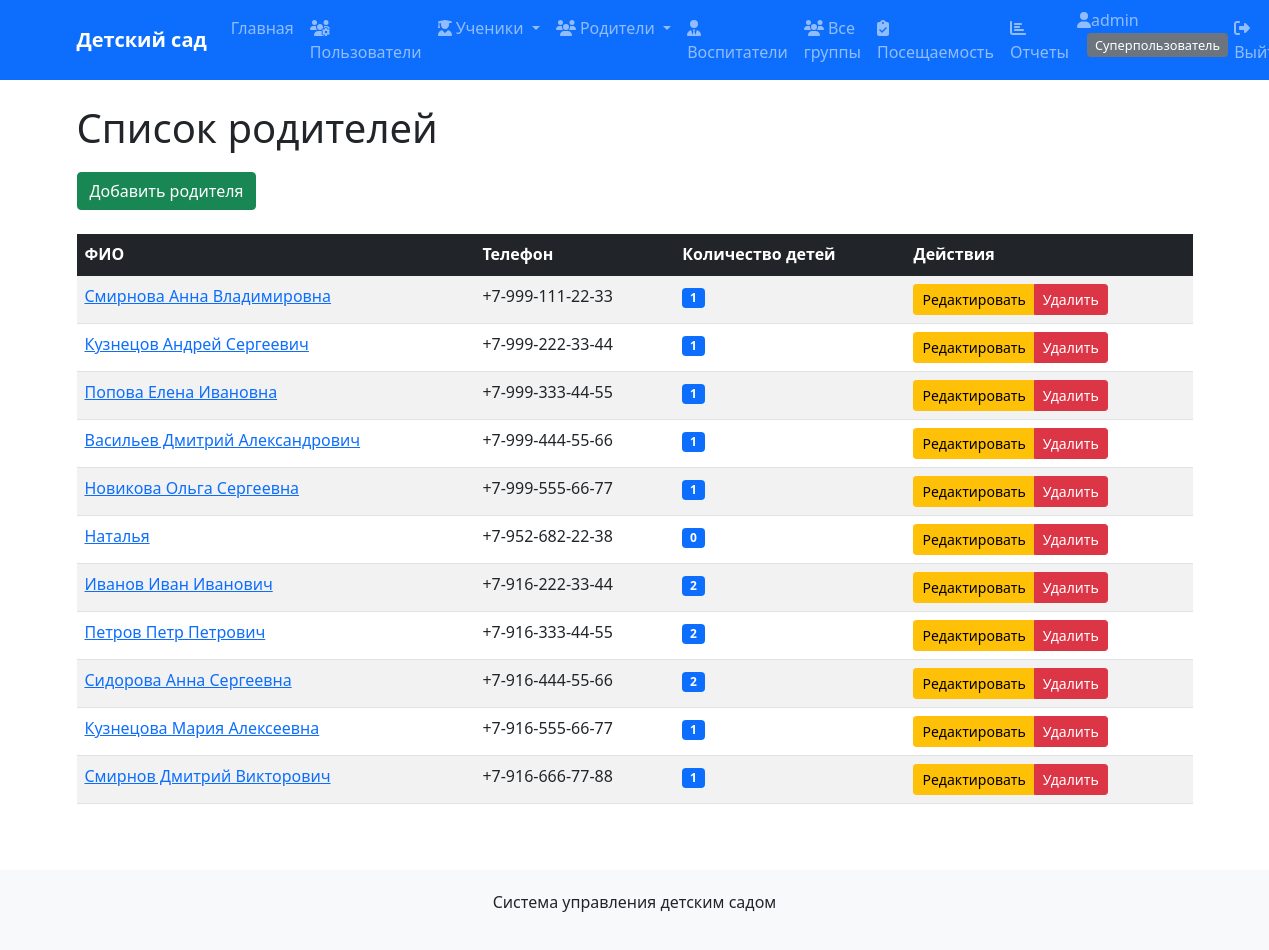
/parents/ (signed in), run on the app's committed database.
### kindergarten/models.py (models this page shows, shortened)
class Parent(models.Model):
    RELATIONSHIP_CHOICES = [
        ('Мать', 'Мать'),
        ('Отец', 'Отец'),
        ('Бабушка', 'Бабушка'),
        ('Дедушка', 'Дедушка'),
        ('Опекун', 'Опекун'),
        ('Другое', 'Другое'),
    ]
    parent_id = models.AutoField(primary_key=True)
    parent_fio = models.CharField(max_length=100, verbose_name='ФИО родителя', db_index=True)
    parent_number = models.CharField(max_length=20, verbose_name='Номер телефона', db_index=True)
    user = models.OneToOneField(User, on_delete=models.CASCADE, null=True, blank=True,
                               related_name='parent_profile')
    class Meta:
        verbose_name = 'Родитель'
        verbose_name_plural = 'Родители'
        indexes = [
            models.Index(fields=['parent_fio', 'parent_number']),
        ]

### kindergarten/views.py (the view, shortened to what this page needs)
# urls.py: path('parents/', views.parent_list, name='parent_list'),
@login_required
@user_passes_test(is_teacher_director_or_superuser, login_url='home')
def parent_list(request):
    parents = Parent.objects.all()
    return render(request, 'kindergarten/parent_list.html', {
        'parents': parents,
    })

### kindergarten/views.py (called while the page is built)
def is_teacher_director_or_superuser(user):
    return (
        user.groups.filter(name='Воспитатели').exists() or
        user.groups.filter(name='Заведующие').exists() or
        user.is_superuser
    )

### kindergarten/templates/kindergarten/parent_list.html (shortened to what this page needs)
{% extends 'kindergarten/base.html' %}
{% block content %}
<h1>Список родителей</h1>
<div class="action-buttons mb-4">
    <a href="{% url 'parent_create' %}" class="btn btn-success">
         Добавить родителя
    </a>
</div>
{% if parents %}
<div class="table-responsive">
    <table class="table table-striped table-hover">
        <thead class="table-dark">
            <tr>
                <th>ФИО</th>
                <th>Телефон</th>
                <th>Количество детей</th>
                <th>Действия</th>
            </tr>
        </thead>
        <tbody>
            {% for parent in parents %}
            <tr>
                <td>
                    <a href="{% url 'parent_detail' parent.pk %}">{{ parent.parent_fio }}</a>
                </td>
                <td>{{ parent.parent_number }}</td>
                <td>
                    {% with children_count=parent.studentparent_set.count %}
                    <span class="badge bg-primary">{{ children_count }}</span>
                    {% endwith %}
                </td>
                <td>
                    <div class="btn-group" role="group">
                        <a href="{% url 'parent_edit' parent.pk %}" class="btn btn-sm btn-warning">Редактировать</i></a>
                        <a href="{% url 'parent_delete' parent.pk %}" class="btn btn-sm btn-danger">Удалить</a>
                    </div>
                </td>
            </tr>
            {% endfor %}
        </tbody>
    </table>
</div>
{% else %}
<div class="alert alert-info">
    <h4>Нет данных</h4>
    <p>В базе данных нет родителей. Добавьте первого родителя.</p>
</div>
{% endif %}
{% endblock %}

### kindergarten/templates/kindergarten/base.html (shortened to what this page needs)
<!DOCTYPE html>
<html lang="ru">
<head>
    <link href="https://cdn.jsdelivr.net/npm/bootstrap@5.1.3/dist/css/bootstrap.min.css" rel="stylesheet">
</head>
<body>
    <nav class="navbar navbar-expand-lg navbar-dark bg-primary">
        <div class="container">
            <a class="navbar-brand" href="{% url 'home' %}">Детский сад</a>
            <div class="collapse navbar-collapse" id="navbarNav">
                <ul class="navbar-nav me-auto">
                    <li class="nav-item">
                        <a class="nav-link" href="{% url 'home' %}">Главная</a>
                    </li>
                    {% if user.is_authenticated %}
                        {% if user.groups.all.0.name == 'Родители' %}
                            {% if user.parent_profile %}
                                <li class="nav-item">
                                    <a class="nav-link" href="{% url 'parent_detail' user.parent_profile.pk %}">
                                        <i class="fas fa-user"></i> Мой профиль
                                    </a>
                                </li>
                                {% with children=user.parent_profile.studentparent_set.all %}
                                    {% if children %}
                                        <li class="nav-item">
                                            <a class="nav-link" href="{% url 'student_detail' children.0.student.pk %}">
                                                <i class="fas fa-child"></i> Мой ребенок
                                            </a>
                                        </li>
                                        <li class="nav-item">
                                            <a class="nav-link" href="{% url 'group_detail' children.0.student.group.pk %}">
                                                <i class="fas fa-users"></i> Группа ребенка
                                            </a>
                                        </li>
                                    {% endif %}
                                {% endwith %}
                            {% endif %}
                        {% elif user.is_superuser %}
                            <li class="nav-item">
                                <a class="nav-link" href="{% url 'user_management' %}">
                                    <i class="fas fa-users-cog"></i> Пользователи
                                </a>
                            </li>
                            <li class="nav-item dropdown">
                                <a class="nav-link dropdown-toggle" href="#" id="studentsDropdown" role="button" data-bs-toggle="dropdown">
                                    <i class="fas fa-user-graduate"></i> Ученики
                                </a>
                            </li>
                            <li class="nav-item dropdown">
                                <a class="nav-link dropdown-toggle" href="#" id="parentsDropdown" role="button" data-bs-toggle="dropdown">
                                    <i class="fas fa-users"></i> Родители
                                </a>
                            </li>
                            <li class="nav-item">
                                <a class="nav-link" href="{% url 'teacher_list' %}">
                                    <i class="fas fa-user-tie"></i> Воспитатели
                                </a>
                            </li>
                            <li class="nav-item">
                                <a class="nav-link" href="{% url 'group_list' %}">
                                    <i class="fas fa-users"></i> Все группы
                                </a>
                            </li>
                            <li class="nav-item">
                                <a class="nav-link" href="{% url 'attendance_list' %}">
                                    <i class="fas fa-clipboard-check"></i> Посещаемость
                                </a>
                            </li>
                        {% endif %}
                        <li class="nav-item">
                            <a class="nav-link" href="{% url 'reports_dashboard' %}">
                                <i class="fas fa-chart-bar"></i> Отчеты
                            </a>
                        </li>
                    {% endif %}
                </ul>
                <ul class="navbar-nav">
                    {% if user.is_authenticated %}
                        <li class="nav-item">
                            <span class="navbar-text me-3">
                                <i class="fas fa-user"></i>{{ user.username }}
                                <span class="user-role">
                                    {% if user.groups.all.0.name == 'Родители' %}
                                        Родитель
                                    {% elif user.groups.all.0.name == 'Воспитатели' %}
                                        Воспитатель
                                    {% elif user.groups.all.0.name == 'Заведующие' %}
                                        Администратор
                                    {% elif user.is_superuser %}
                                        Суперпользователь
                                    {% endif %}
                                </span>
                            </span>
                        </li>
                        <li class="nav-item">
                            <a class="nav-link" href="{% url 'logout' %}">
                                <i class="fas fa-sign-out-alt"></i> Выйти
                            </a>
                        </li>
                    {% endif %}
                </ul>
            </div>
        </div>
    </nav>
    <div class="container mt-4">
        {% block content %}{% endblock %}
    </div>
    <footer class="footer">
        <div class="container text-center">
            <p>Система управления детским садом</p>
        </div>
    </footer>
</body>
</html>

### kindergarten/templates/kindergarten/base.html (style rules this page uses)
.navbar-brand { font-weight: bold; }
.footer { margin-top: 50px; padding: 20px; background-color: #f8f9fa; }
.action-buttons { display: flex; gap: 10px; flex-wrap: wrap; margin: 20px 0; }
.user-role { background-color: #6c757d; color: white; padding: 3px 8px; border-radius: 4px; font-size: 0.8em; margin-left: 10px; }

### data on the page
Parent: parent_fio "Смирнова Анна Владимировна", parent_number "+7-999-111-22-33", studentparent_set.count "1"
Parent: parent_fio "Кузнецов Андрей Сергеевич", parent_number "+7-999-222-33-44", studentparent_set.count "1"
Parent: parent_fio "Попова Елена Ивановна", parent_number "+7-999-333-44-55", studentparent_set.count "1"
Parent: parent_fio "Васильев Дмитрий Александрович", parent_number "+7-999-444-55-66", studentparent_set.count "1"
Parent: parent_fio "Новикова Ольга Сергеевна", parent_number "+7-999-555-66-77", studentparent_set.count "1"
Parent: parent_fio "Наталья", parent_number "+7-952-682-22-38", studentparent_set.count "0"
Parent: parent_fio "Иванов Иван Иванович", parent_number "+7-916-222-33-44", studentparent_set.count "2"
Parent: parent_fio "Петров Петр Петрович", parent_number "+7-916-333-44-55", studentparent_set.count "2"
Parent: parent_fio "Сидорова Анна Сергеевна", parent_number "+7-916-444-55-66", studentparent_set.count "2"
Parent: parent_fio "Кузнецова Мария Алексеевна", parent_number "+7-916-555-66-77", studentparent_set.count "1"
Parent: parent_fio "Смирнов Дмитрий Викторович", parent_number "+7-916-666-77-88", studentparent_set.count "1"

### other printed values
{{ user.username }} "admin"
